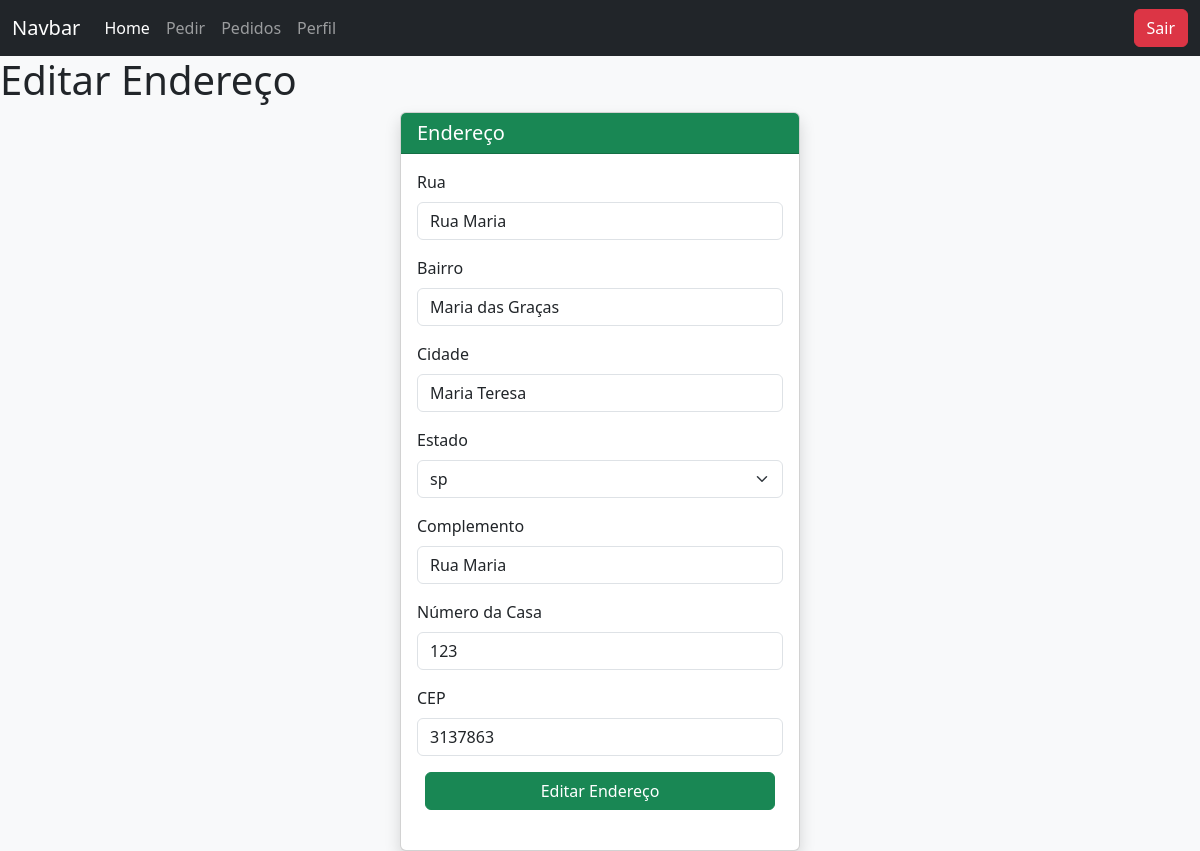
The page /php/user/cliente/perfil/editarEnd.php (signed in) on the database its author committed.
### tables this page shows
CREATE TABLE `endereco` (
  `id_usuario` int DEFAULT NULL,
  `endereco` varchar(255) DEFAULT NULL,
  `bairro` varchar(255) DEFAULT NULL,
  `cidade` varchar(255) DEFAULT NULL,
  `estado` varchar(50) DEFAULT NULL,
  `complemento` varchar(255) DEFAULT NULL,
  `num_casa` int DEFAULT NULL,
  `cep` varchar(20) DEFAULT NULL,
  KEY `id_usuario` (`id_usuario`),
  CONSTRAINT `endereco_ibfk_1` FOREIGN KEY (`id_usuario`) REFERENCES `usuario` (`id_usuario`)
);

### php/user/cliente/select/perfil.php (called while the page is built, shortened)
<?php
    $id_user_login = $_SESSION['id_user_login'];
    $sql2 = "SELECT endereco, num_casa, bairro, cidade, estado, complemento, cep FROM endereco WHERE id_usuario = '$id_user_login'";
    $res2 = $conn -> query($sql2);
    $end = $res2 -> fetch(PDO::FETCH_ASSOC);
?>

### php/user/cliente/perfil/editarEnd.php (the view, shortened to what this page needs)
<?php
    include("../../../../padrao/header.php");
    include("../../../../padrao/nav-cliente.php");
    include("../../../../padrao/conexao.php");
    include("../select/perfil.php");
?>
    <h1>Editar Endereço</h1>
    <div class="col-md-4 mx-auto">
      <div class="card shadow">
        <div class="card-header bg-success text-white">
          <h5 class="mb-0">Endereço</h5>
        </div>
        <div class="card-body">
            <form action="../update/endereco.php" method="post">
                <div class="mb-3">
                    <label class="form-label">Rua</label>
                    <input type="text" name="endereco" class="form-control" value="<?= $end['endereco']?>">
                </div>
                <div class="mb-3">
                    <label class="form-label">Bairro</label>
                    <input type="text" name="bairro" class="form-control" value="<?= $end['bairro']?>">
                </div>
            <div class="mb-3">
                <label class="form-label">Cidade</label>
                <input type="text" name="cidade" class="form-control" value="<?= $end['cidade']?>">
                </div>
            <div class="mb-3">
                <label for="estado" class="form-label">Estado</label>
                    <select class="form-select" name="estado" id="estado" required>
                        <option value="<?= $end['estado']?>" selected><?= $end['estado']?></option>
                    </select>
            </div>
            <div class="mb-3">
                <label class="form-label">Complemento</label>
                <input type="text" name="complemento" class="form-control" value="<?= $end['endereco']?>">
            </div>
            <div class="mb-3">
                <label class="form-label">Número da Casa</label>
                <input type="text" name="num_casa" class="form-control" value="<?= $end['num_casa']?>">
            </div>
            <div class="mb-3">
                <label class="form-label">CEP</label>
                <input type="text" name="cep" class="form-control" id="cep" value="<?= $end['cep']?>">
            </div>
            <div class="mb-0 p-2 pt-0">
                <button type="submit" class="btn btn-success w-100">Editar Endereço</button>
            </div>
            </form>
        </div>
      </div>
    </div>
<?php
    include("../../../../padrao/footer.php");
?>

### rows shown on the page
endereco: endereco "Rua Maria", bairro "Maria das Graças", cidade "Maria Teresa", estado "sp", complemento "Rua Maria", num_casa "123", cep "3137863"
